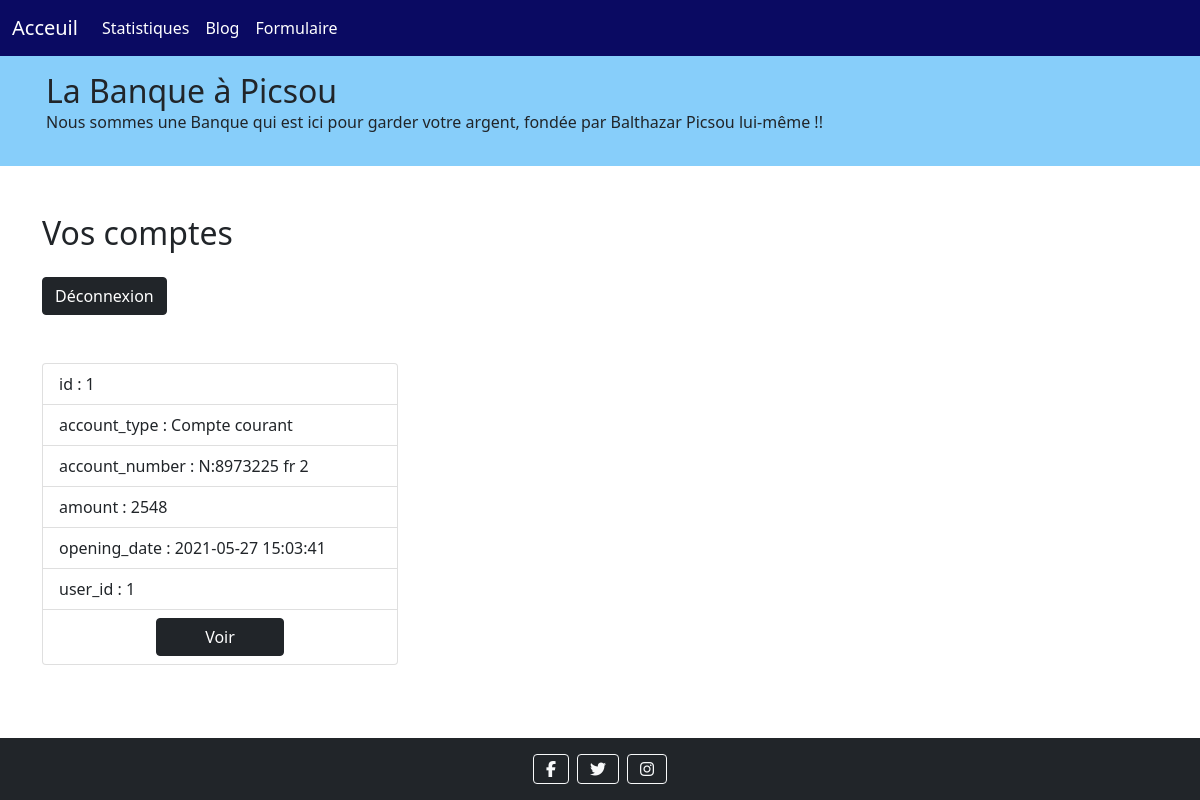
/index.php (signed in), run on the app's committed database.
### tables this page shows
CREATE TABLE Accounts (
  id INT(10) UNSIGNED NOT NULL AUTO_INCREMENT,
  account_type VARCHAR(100) NOT NULL,
  account_number VARCHAR(100) NOT NULL,
  amount INT(10) NOT NULL,
  opening_date TIMESTAMP NOT NULL,
  user_id INT UNSIGNED,
  PRIMARY KEY (id),
  FOREIGN KEY (user_id) REFERENCES Users(id)
);

### index.php (called while the page is built, shortened)
<?php
    require "model/connexion.php";
    require "model/accountModel.php";
    $accounts = getUserAccount($db, $_SESSION["user"]["id"]);
    require "view/indexView.php";
  ?>

### model/accountModel.php (called while the page is built, shortened)
<?php
function getUserAccount(PDO $db, int $userId) {
    $query = $db->prepare("SELECT * FROM accounts WHERE accounts.user_id =:userId  ");
    $query->execute([
        "userId" => $userId
    ]);
    $result = $query->fetchAll(PDO::FETCH_ASSOC);
    return $result;
}
?>

### view/indexView.php (the view)
<?php
    include "layout/nav.php";
    include "layout/header.php";  ?>
<h2 class="mb-4">Vos comptes</h2>
<a href="logout.php" class="btn btn-dark text-white">Déconnexion</a>
<div class="row">
    <?php foreach($accounts as $index => $account): ?>
            <div class='col-6 col-md-4'>
                <ul class="list-group my-5">
                    <?php foreach($account as $key=>$value): ?>
                        <li class="list-group-item"><?php echo "$key : $value"; ?></li>
                    <?php endforeach ?>
                        <li class="list-group-item text-center">
                            <a class="btn btn-dark text-white px-5" href="singleAccount.php?index=<?php echo $account["id"];?>">Voir</a>
                        </li>
                </ul>
            </div>
    <?php endforeach; ?>
</div>
  <?php include "layout/footer.php"; ?>

### css/main.css (style rules this page uses)
html { color: #222; font-size: 1em; line-height: 1.4; }
body { min-height:100vh; max-width: 100vw; }

### data on the page
accounts: key "id", id "1", key "account_type", account_type "Compte courant", key "account_number", account_number "N:8973225 fr 2", key "amount", amount "2548", key "opening_date", opening_date "2021-05-27 15:03:41", key "user_id", user "1"
